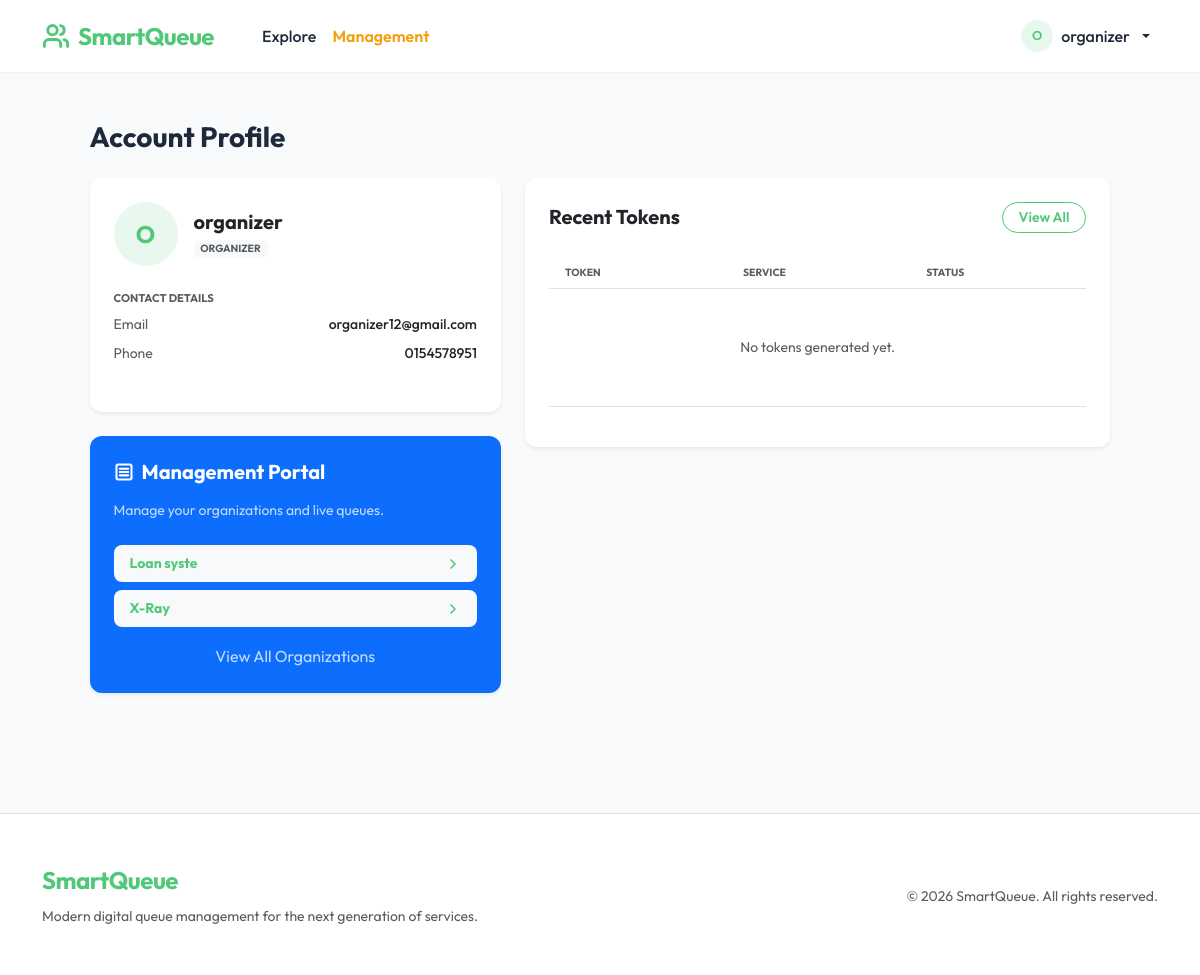
The app's page /accounts/profile/ (signed in) with its own data.
### apps/accounts/models.py (models this page shows, shortened)
class Profile(models.Model):
    user = models.OneToOneField(User, on_delete=models.CASCADE, related_name='profile')
    ROLE_USER = 'user'
    ROLE_ORGANIZER = 'organizer'
    ROLE_CHOICES = [
        (ROLE_USER, 'Public User'),
        (ROLE_ORGANIZER, 'Organizer'),
    ]
    phone = models.CharField(max_length=15, blank=True)
    address = models.TextField(blank=True)
    role = models.CharField(max_length=20, choices=ROLE_CHOICES, default=ROLE_USER)

### apps/organizations/models.py (models this page shows, shortened)
class Organization(models.Model):
    TYPE_HOSPITAL = 'hospital'
    TYPE_BANK = 'bank'
    TYPE_GOVT = 'govt'
    TYPE_CHOICES = [
        (TYPE_HOSPITAL, 'Hospital'),
        (TYPE_BANK, 'Bank'),
        (TYPE_GOVT, 'Government'),
    ]
    name = models.CharField(max_length=200)
    slug = models.SlugField(max_length=220, unique=True)
    type = models.CharField(max_length=20, choices=TYPE_CHOICES)
    address = models.TextField()
    phone = models.CharField(max_length=15)
    email = models.EmailField()
    max_daily_tokens = models.IntegerField(default=100)
    is_active = models.BooleanField(default=True)
    organizers = models.ManyToManyField(
        settings.AUTH_USER_MODEL,
        related_name='managed_organizations',
        blank=True
    )
    created_at = models.DateTimeField(auto_now_add=True)
    class Meta:
        ordering = ['name']

### apps/accounts/views.py (the view)
# urls.py: path('profile/', views.ProfileView.as_view(), name='profile'),
class ProfileView(LoginRequiredMixin, TemplateView):
    template_name = 'accounts/profile.html'
    def get_context_data(self, **kwargs):
        context = super().get_context_data(**kwargs)
        tokens = (
            Token.objects.filter(user=self.request.user)
            .select_related('organization', 'service')
            .order_by('-created_at')
        )
        context['profile'] = self.request.user.profile
        context['tokens'] = tokens
        if self.request.user.profile.role == 'organizer' or self.request.user.is_staff:
            context['managed_organizations'] = self.request.user.managed_organizations.all()
        return context

### apps/templates/accounts/profile.html (shortened to what this page needs)
{% extends "base.html" %}
{% block content %}
    <div class="row justify-content-center">
        <div class="col-lg-11">
            <h1 class="h3 fw-bold mb-4">Account Profile</h1>
            <div class="row g-4">
                <div class="col-lg-5">
                    <div class="card border-0 shadow-sm mb-4" style="border-radius: 20px;">
                        <div class="card-body p-4">
                            <div class="d-flex align-items-center gap-3 mb-4">
                                <div class="bg-primary-light text-primary rounded-circle d-flex align-items-center justify-content-center" style="width: 64px; height: 64px; font-size: 1.5rem; font-weight: 700;">
                                    {{ user.username|first|upper }}
                                </div>
                                <div>
                                    <h2 class="h5 fw-bold mb-0">{{ user.username }}</h2>
                                    <span class="badge bg-light text-muted fw-bold text-uppercase" style="font-size: 0.65rem;">{{ profile.get_role_display|default:"User" }}</span>
                                </div>
                            </div>
                            <div class="mb-4">
                                <div class="small fw-bold text-muted text-uppercase mb-2" style="font-size: 0.7rem;">Contact Details</div>
                                <div class="d-flex flex-column gap-2">
                                    <div class="d-flex justify-content-between">
                                        <span class="text-muted small">Email</span>
                                        <span class="fw-medium small">{{ user.email|default:"—" }}</span>
                                    </div>
                                    <div class="d-flex justify-content-between">
                                        <span class="text-muted small">Phone</span>
                                        <span class="fw-medium small">{{ profile.phone|default:"—" }}</span>
                                    </div>
                                </div>
                            </div>
                        </div>
                    </div>
                    {% if profile.role == 'organizer' or user.is_staff %}
                        <div class="card border-0 shadow-sm bg-primary text-white mb-4" style="border-radius: 20px;">
                            <div class="card-body p-4">
                                <h2 class="h5 fw-bold mb-3 d-flex align-items-center">
                                    <svg xmlns="http://www.w3.org/2000/svg" width="20" height="20" viewBox="0 0 24 24" fill="none" stroke="currentColor" stroke-width="2.5" stroke-linecap="round" stroke-linejoin="round" class="me-2"><rect width="18" height="18" x="3" y="3" rx="2"/><path d="M7 8h10"/><path d="M7 12h10"/><path d="M7 16h10"/></svg>
                                    Management Portal
                                </h2>
                                <p class="small opacity-75 mb-4">Manage your organizations and live queues.</p>
                                <div class="d-grid gap-2">
                                    {% for org in managed_organizations %}
                                        <a href="{% url 'organizations:organizer_dashboard' org.slug %}" class="btn btn-light text-primary text-start d-flex justify-content-between align-items-center py-2 px-3 rounded-3 border-0">
                                            <span class="fw-bold small">{{ org.name }}</span>
                                            <svg xmlns="http://www.w3.org/2000/svg" width="16" height="16" viewBox="0 0 24 24" fill="none" stroke="currentColor" stroke-width="2.5" stroke-linecap="round" stroke-linejoin="round"><path d="m9 18 6-6-6-6"/></svg>
                                        </a>
                                    {% empty %}
                                        <div class="small opacity-75 py-2 mb-3">No organizations assigned yet.</div>
                                        <a href="{% url 'organizations:organization_create' %}" class="btn btn-light text-primary fw-bold">Create Organization</a>
                                    {% endfor %}
                                    {% if managed_organizations %}
                                        <a href="{% url 'organizations:organizer_org_list' %}" class="btn btn-link text-white text-decoration-none small text-center mt-2 p-0 opacity-75">View All Organizations</a>
                                    {% endif %}
                                </div>
                            </div>
                        </div>
                    {% endif %}
                </div>
                <div class="col-lg-7">
                    <div class="card border-0 shadow-sm" style="border-radius: 20px;">
                        <div class="card-body p-4">
                            <div class="d-flex justify-content-between align-items-center mb-4">
                                <h2 class="h5 fw-bold mb-0">Recent Tokens</h2>
                                <a class="btn btn-sm btn-outline-primary px-3 rounded-pill" href="{% url 'queue:my_tokens' %}">View All</a>
                            </div>
                            <div class="table-responsive">
                                <table class="table table-hover align-middle">
                                    <thead class="bg-light">
                                        <tr>
                                            <th class="ps-3 py-2 text-muted x-small fw-bold text-uppercase">Token</th>
                                            <th class="py-2 text-muted x-small fw-bold text-uppercase">Service</th>
                                            <th class="py-2 text-muted x-small fw-bold text-uppercase">Status</th>
                                        </tr>
                                    </thead>
                                    <tbody>
                                        {% for t in tokens|slice:":10" %}
                                            <tr>
                                                <td class="ps-3 py-3 fw-bold text-primary">
                                                    <a href="{% url 'queue:token_status' t.id %}" class="text-decoration-none">{{ t.token_number }}</a>
                                                </td>
                                                <td class="py-3 text-secondary small">{{ t.service.name }}</td>
                                                <td class="py-3">
                                                    {% if t.status == 'waiting' %}
                                                        <span class="badge bg-primary-light text-primary px-2 py-1 rounded-pill" style="font-size: 0.65rem;">Waiting</span>
                                                    {% elif t.status == 'completed' %}
                                                        <span class="badge bg-success bg-opacity-10 text-success px-2 py-1 rounded-pill" style="font-size: 0.65rem;">Completed</span>
                                                    {% else %}
                                                        <span class="badge bg-light text-muted px-2 py-1 rounded-pill" style="font-size: 0.65rem;">{{ t.get_status_display }}</span>
                                                    {% endif %}
                                                </td>
                                            </tr>
                                        {% empty %}
                                            <tr>
                                                <td colspan="3" class="text-center py-5 text-muted small">No tokens generated yet.</td>
                                            </tr>
                                        {% endfor %}
                                    </tbody>
                                </table>
                            </div>
                        </div>
                    </div>
                </div>
            </div>
        </div>
    </div>
{% endblock %}

### apps/templates/base.html (shortened to what this page needs)
{% load static %}
<!DOCTYPE html>
<html lang="en">
<head>
    <link href="https://cdn.jsdelivr.net/npm/bootstrap@5.3.3/dist/css/bootstrap.min.css" rel="stylesheet"
>
    <link rel="stylesheet" href="{% static 'css/style.css' %}">
</head>
<body class="d-flex flex-column min-vh-100">
<nav class="navbar navbar-expand-lg sticky-top">
    <div class="container">
        <a class="navbar-brand" href="{% url 'organizations:organization_list' %}">
            <span class="d-flex align-items-center">
                SmartQueue
            </span>
        </a>
        <div class="collapse navbar-collapse" id="mainNav">
            <ul class="navbar-nav me-auto mb-2 mb-lg-0 ms-lg-4">
                <li class="nav-item">
                    <a class="nav-link {% if request.resolver_match.view_name == 'organizations:organization_list' %}active{% endif %}" href="{% url 'organizations:organization_list' %}">Explore</a>
                </li>
                {% if user.is_authenticated %}
                    {% if user.profile.role == 'organizer' or user.is_staff %}
                        <li class="nav-item">
                            <a class="nav-link fw-semibold" href="{% url 'accounts:profile' %}" style="color: #f59e0b !important;">Management</a>
                        </li>
                    {% endif %}
                {% endif %}
            </ul>
            <ul class="navbar-nav ms-auto align-items-center gap-3">
                {% if user.is_authenticated %}
                    <li class="nav-item dropdown">
                        <a class="nav-link dropdown-toggle d-flex align-items-center gap-2" href="#" role="button" data-bs-toggle="dropdown" aria-expanded="false">
                            <div class="bg-primary-light text-primary rounded-circle d-flex align-items-center justify-content-center" style="width: 32px; height: 32px; font-weight: 600; font-size: 0.8rem;">
                                {{ user.username|first|upper }}
                            </div>
                            <span>{{ user.username }}</span>
                        </a>
                    </li>
                {% endif %}
            </ul>
        </div>
    </div>
</nav>
<main class="flex-grow-1 py-5">
    <div class="container animate-fade-in">
        {% block content %}{% endblock %}
    </div>
</main>
<footer class="py-5 bg-white border-top mt-5">
    <div class="container">
        <div class="row align-items-center">
            <div class="col-md-6 text-center text-md-start">
                <div class="navbar-brand mb-2 d-block">SmartQueue</div>
                <p class="text-muted small mb-md-0">Modern digital queue management for the next generation of services.</p>
            </div>
            <div class="col-md-6 text-center text-md-end">
                <span class="text-muted small">&copy; 2026 SmartQueue. All rights reserved.</span>
            </div>
        </div>
    </div>
</footer>
</body>
</html>

### static/css/style.css (style rules this page uses)
:root { --primary-color: #50c878; --primary-hover: #45b068; --primary-light: #e8f8ee; --secondary-color: #64748b; --bg-color: #f8fafc; --card-bg: #ffffff; --text-main: #1e293b; --text-muted: #64748b; --border-radius: 12px; --shadow-sm: 0 1px 2px 0 rgb(0 0 0 / 0.05); --shadow-md: 0 4px 6px -1px rgb(0 0 0 / 0.1), 0 2px 4px -2px rgb(0 0 0 / 0.1); --shadow-lg: 0 10px 15px -3px rgb(0 0 0 / 0.1), 0 4px 6px -4px rgb(0 0 0 / 0.1); }
body { background-color: var(--bg-color); color: var(--text-main); font-family: 'Outfit', sans-serif; -webkit-font-smoothing: antialiased; }
.navbar { background-color: var(--card-bg) !important; box-shadow: var(--shadow-sm); padding: 0.75rem 0; }
.navbar-brand { color: var(--primary-color) !important; font-weight: 700 !important; font-size: 1.5rem; letter-spacing: -0.5px; }
.nav-link { color: var(--text-main) !important; font-weight: 500; transition: color 0.2s ease; }
.btn-outline-primary { color: var(--primary-color) !important; border-color: var(--primary-color) !important; border-radius: var(--border-radius); font-weight: 600; }
.card { border: none !important; border-radius: var(--border-radius) !important; box-shadow: var(--shadow-sm); transition: transform 0.2s ease, box-shadow 0.2s ease; }
.text-primary { color: var(--primary-color) !important; }
.bg-primary-light { background-color: var(--primary-light) !important; }
.animate-fade-in { animation: fadeIn 0.4s ease forwards; }

### apps/templates/accounts/profile.html (style rules this page uses)
.x-small { font-size: 0.65rem; }

### records on screen
Profile: role "ORGANIZER", phone "0154578951"
Organization: name "Loan syste"
Organization: name "X-Ray"

### other values on screen
{{ user.username|first|upper }} "O"
{{ user.username }} "organizer"
{{ user.email|default:"—" }} "organizer12@gmail.com"
